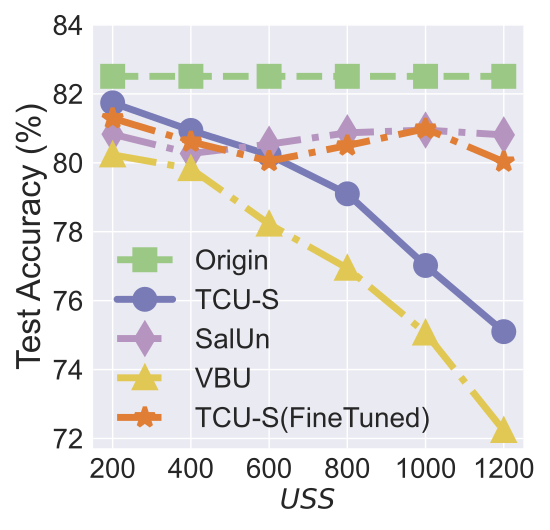

Here is the Python script that generated this plot:


import numpy as np
import matplotlib.pyplot as plt

epsilon = 3
beta = 1 / epsilon


x=[1, 2, 3, 4, 5, 6]
# validation_for_plt =[97,95.8600, 94.9400, 93.5400, 93.2400]
# attack_for_plt=[0, 0.3524, 0, 0.1762, 0.1762]
# basic_for_plt=[99.8, 99.8, 99.8, 99.8, 99.8]

labels = ['200', '400', '600', '800', '1000', '1200']
# unl_org = [97.77, 97.55, 97.35, 97.29, 97.21, 97.21]

# unl_hess_r = [96.6, 96.66, 96.04, 95.94, 95.85, 97.21]
OUL = [0.8174, 0.8094, 0.8023, 0.7910, 0.7702, 0.7510]

OUL_finetuned = [0.8129, 0.8061, 0.8005, 0.8050, 0.8099, 0.8003]


org_acc = [0.8251, 0.8251, 0.8251, 0.8251, 0.8251, 0.8251]

salun_acc = [0.8083, 0.8027,  0.8054, 0.8087, 0.8095, 0.8081]
# unl_ss_wo = [94.32, 94.53, 94.78, 93.38, 94.04, 97.21]
vbu_ldp_acc = [0.8023, 0.7983, 0.7822, 0.7694, 0.7506, 0.7223]

for i in range(len(OUL)):
    OUL[i] = OUL[i]*100
    org_acc[i] = org_acc[i]*100
    salun_acc[i] = salun_acc[i]*100
    vbu_ldp_acc[i] = vbu_ldp_acc[i] * 100
    OUL_finetuned[i] = OUL_finetuned[i] * 100

plt.style.use('seaborn')
plt.figure(figsize=(5.5, 5.3))
l_w=5
m_s=15
marker_s = 3
markevery=1
#plt.figure(figsize=(8, 5.3))
#plt.plot(x, unl_fr, color='blue', marker='^', label='Retrain',linewidth=l_w, markersize=m_s)

#plt.plot(x, unl_ss_w, color='g',  marker='*',  label='PriMU$_{w}$',linewidth=l_w, markersize=m_s)
plt.plot(x, org_acc, linestyle='--', color='#9BC985',  marker='s', fillstyle='full', markevery=markevery,
         label='Origin',linewidth=l_w, markersize=m_s, markeredgewidth=marker_s)


plt.plot(x, OUL, linestyle='-', color='#797BB7', marker='o', fillstyle='full', markevery=markevery,
         label='TCU-S', linewidth=l_w, markersize=m_s, markeredgewidth=marker_s)


plt.plot(x, salun_acc, linestyle='-.', color='#B595BF',  marker='d', fillstyle='full', markevery=markevery, label='SalUn',linewidth=l_w, markersize=m_s, markeredgewidth=marker_s)

plt.plot(x, vbu_ldp_acc, linestyle='-.', color='#E1C855',  marker='^', fillstyle='full', markevery=markevery,
         label='VBU',linewidth=l_w, markersize=m_s, markeredgewidth=marker_s)

plt.plot(x, OUL_finetuned, linestyle='-.', color='#E07E35',  marker='*', fillstyle='full', markevery=markevery, label='TCU-S(FineTuned)',linewidth=l_w, markersize=m_s, markeredgewidth=marker_s)



# plt.grid()
leg = plt.legend(fancybox=True, shadow=True)
# plt.xlabel('Malicious Client Ratio (%)' ,fontsize=16)
plt.ylabel('Test Accuracy (%)' ,fontsize=24)
my_y_ticks = np.arange(72.0, 85.0, 2)
plt.yticks(my_y_ticks,fontsize=20)
plt.xlabel('$\it USS$' ,fontsize=20)

plt.xticks(x, labels, fontsize=20)
# plt.title('CIFAR10 IID')

# plt.annotate(r"1e0", xy=(0.1, 1.01), xycoords='axes fraction', xytext=(-10, 10), textcoords='offset points', ha='right', va='center', fontsize=15)


# plt.title('(c) Utility Preservation', fontsize=24)
plt.legend(loc=(0.03, 0.01),fontsize=20)
plt.tight_layout()
#plt.title("MNIST")
plt.rcParams['figure.figsize'] = (2.0, 1)
plt.rcParams['image.interpolation'] = 'nearest'
plt.rcParams['figure.subplot.left'] = 0.11
plt.rcParams['figure.subplot.bottom'] = 0.08
plt.rcParams['figure.subplot.right'] = 0.977
plt.rcParams['figure.subplot.top'] = 0.969
plt.savefig('CIFAR10_model_TA_uss_finetuned.pdf', format='pdf', dpi=200)
plt.show()
